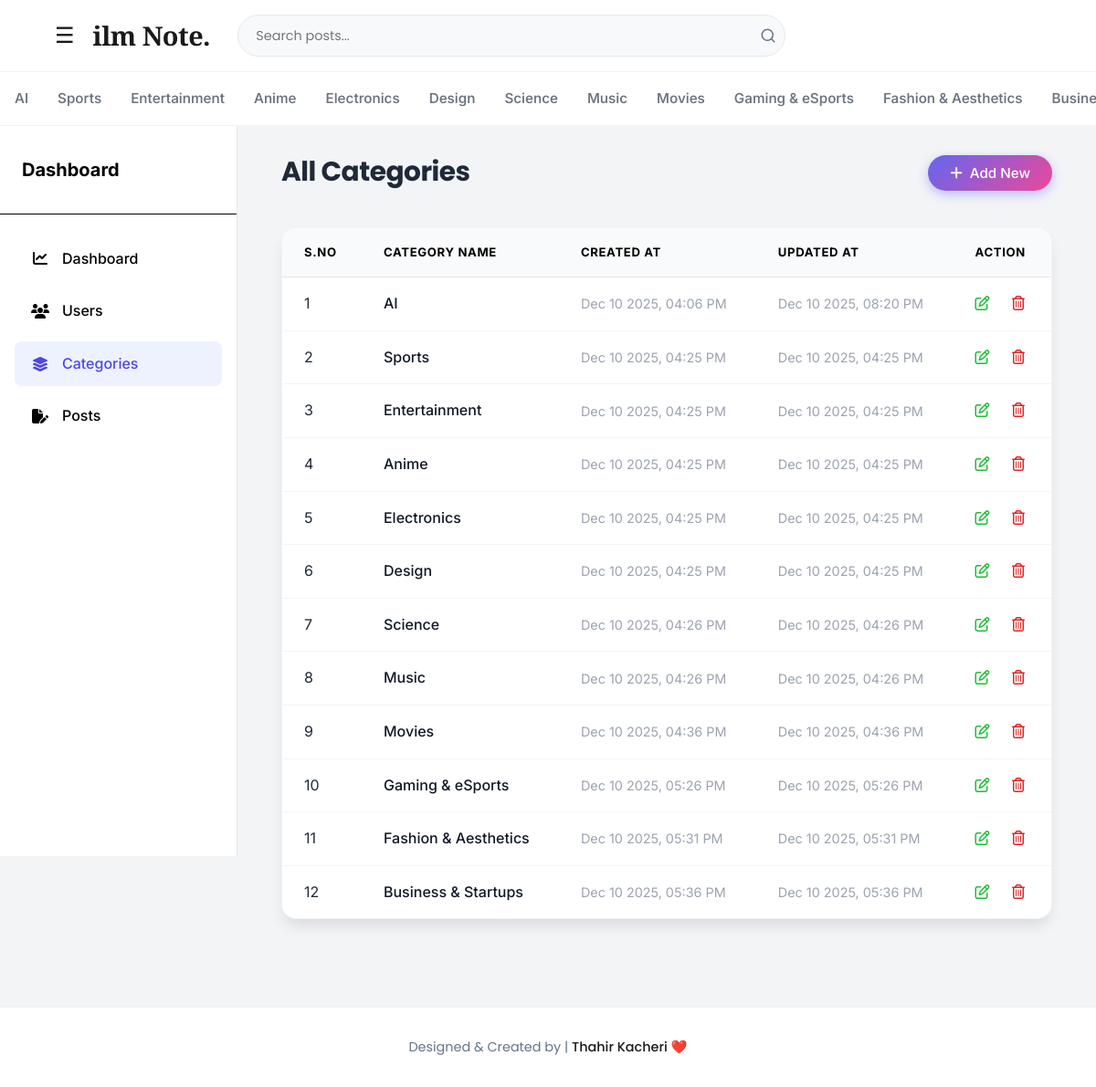
/dashboard/categories/ (signed in), run on an earlier commit of the app's database.
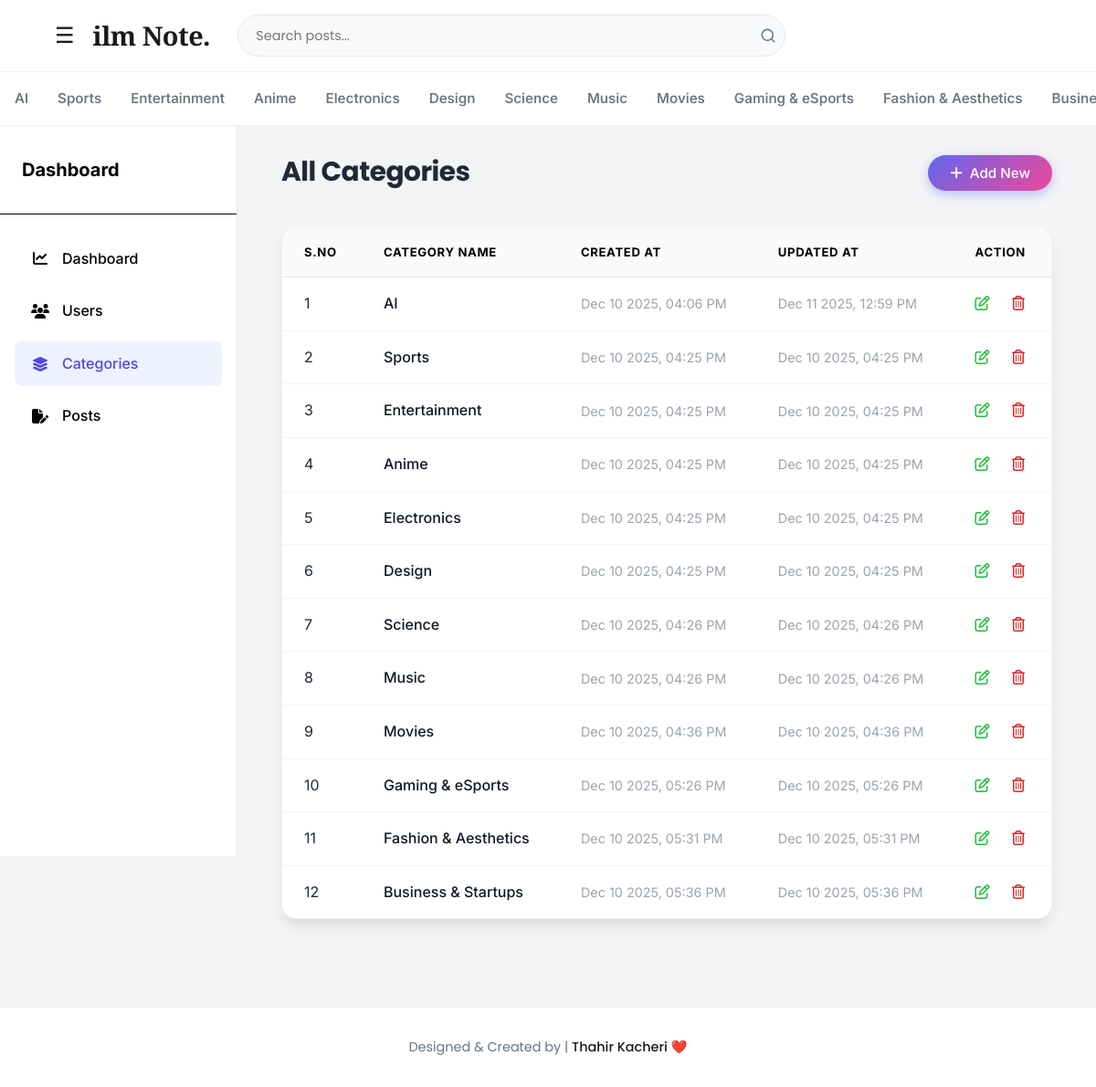
And on a later commit of the database.
### blogs/models.py (models this page shows, shortened)
class Category(models.Model):
    category_name=models.CharField(max_length=60,unique=True)
    created_at=models.DateTimeField(auto_now_add=True)
    updated_at=models.DateTimeField(auto_now=True)
    class Meta:
        verbose_name_plural='Categories'        #in database to make correct spelling

### dashboard/views.py (the view)
    def wrapper(request, *args, **kwargs):
        if not request.user.is_authenticated:
            return redirect('login')
        if not request.user.is_staff:
            raise Http404
        return view_func(request, *args, **kwargs)

### blogs/context_processors.py (called while the page is built)
def get_categories(request):
    categories=Category.objects.all()
    return dict(categories=categories)

### dashboard/views.py (called while the page is built)
def staff_only(view_func):
    def wrapper(request, *args, **kwargs):
        if not request.user.is_authenticated:
            return redirect('login')
        if not request.user.is_staff:
            raise Http404
        return view_func(request, *args, **kwargs)
    return wrapper

@staff_only
def categories(request):
    return render(request,'dashboard/categories.html')

### templates/dashboard/categories.html (shortened to what this page needs)
{% extends 'base.html' %}
{% load static %}
{% block content %}
<link rel="stylesheet" href="https://cdnjs.cloudflare.com/ajax/libs/font-awesome/6.5.1/css/all.min.css">
<link rel="stylesheet" href="{% static 'css/dashboard.css' %}">
<div class="dashboard-wrapper">
    <div id="dashboard-sidebar">
        {% include 'dashboard/sidebar.html' %}
    </div>
    <main class="main-content">
        <header class="page-header">
            <div style="display: flex; align-items: center; gap: 15px;">
                <h2>All Categories</h2>
            </div>
            <a href="{% url "add_categories" %}" class="btn btn-primary">
                <i class="fa-solid fa-plus"></i> Add New
            </a>
        </header>
        <div class="content-card">
            <table class="styled-table">
                <thead>
                    <tr>
                        <th>S.No</th>
                        <th>Category Name</th>
                        <th>Created At</th>
                        <th>Updated At</th>
                        <th>Action</th>
                    </tr>
                </thead>
                <tbody>
                    {% for cat in categories %}
                    <tr>
                        <td>{{ forloop.counter }}</td>
                        <td>
                            <span class="table-primary-text">{{ cat.category_name }}</span>
                        </td>
                        <td class="text-muted">{{ cat.created_at | date:"M d Y,  h:i A" }}</td>
                        <td class="text-muted">{{ cat.updated_at | date:"M d Y,  h:i A" }}</td>
                        <td>
                            <div class="action-buttons">
                                <a href="{% url "edit_categories" cat.pk %}" class="action-links edit" title="Edit">
                                    <i class="fa-regular fa-pen-to-square"></i>
                                </a>
                                <a href="{% url "delete_categories" cat.pk %}" class="action-links delete" title="Delete">
                                    <i class="fa-regular fa-trash-can"></i>
                                </a>
                            </div>
                        </td>
                    </tr>
                    {% endfor %}
                </tbody>
            </table>
        </div>
    </main>
</div>
{% endblock %}

### templates/base.html (shortened to what this page needs)
{% load static %}
<!DOCTYPE html>
<html lang="en">
<head>
    <link rel="stylesheet" href="{% static 'css/blog.css' %}">
    <link rel="stylesheet" href="https://cdnjs.cloudflare.com/ajax/libs/font-awesome/6.5.1/css/all.min.css">
</head>
<body>
    <nav class="navbar amazon-nav">
        <div class="nav-left-group">
            <span class="hamburger-icon" onclick="openNav()">&#9776;</span>
            <div class="brand">
                <a href="/">ilm Note.</a>
            </div>
        </div>
        <div class="search-container">
            <form action="{% url 'search' %}" method="GET">
                <input type="text" name="keyword" value="{{ keyword }}" placeholder="Search posts..." aria-label="Search">
                <button type="submit">
                    <svg xmlns="http://www.w3.org/2000/svg" width="18" height="18" viewBox="0 0 24 24" fill="none" stroke="currentColor" stroke-width="2" stroke-linecap="round" stroke-linejoin="round"><circle cx="11" cy="11" r="8"></circle><line x1="21" y1="21" x2="16.65" y2="16.65"></line></svg>
                </button>
            </form>
        </div>
    </nav>
    <div class="home-category-strip">
    <ul class="home-category-list">
        {% for cat in categories %}
            <li>
                <a href="{% url 'posts_by_category' cat.id %}"
                   class="{% if cat.id|stringformat:'s' == request.resolver_match.kwargs.category_id|stringformat:'s' %}active{% endif %}">
                    {{ cat.category_name }}
                </a>
            </li>
        {% endfor %}
    </ul>
    </div>
    {% block content %}
    {% endblock %}
    <footer class="main-footer">
        <div class="footer-container">
            <p class="credit-text">
                Designed & Created by | <span>Thahir Kacheri</span> ❤️
            </p>
        </div>
    </footer>
</body>
</html>

### templates/dashboard/sidebar.html
   <aside class="sidebar">
        <div class="sidebar-header">
            <h3>Dashboard</h3>
        </div>
        <nav class="sidebar-nav">
            <a href="{% url 'dashboard' %}" class="nav-link {% if request.path == '/dashboard/' %}active{% endif %}">
                <i class="fa-solid fa-chart-line"></i> <span>Dashboard</span>
            </a>
            {% if perms.auth.view_user %}
            <a href="{% url "users" %}" class="nav-link {% if '/users/' in request.path %}active{% endif %}" >
                <i class="fa-solid fa-users"></i> <span>Users</span>
            </a>
            {% endif %}
            <a href="{% url "categories" %}" class="nav-link {% if '/categories/' in request.path %}active{% endif %}">
                <i class="fa-solid fa-layer-group"></i> <span>Categories</span>
            </a>
            <a href="{% url "posts" %}" class="nav-link {% if '/posts/' in request.path %}active{% endif %}" >
                <i class="fa-solid fa-file-pen"></i> <span>Posts</span>
            </a>
        </nav>
    </aside>

### ilmnote/static/css/blog.css (style rules this page uses)
:root { --primary-color: #1a1a1a; --accent-color: #d946ef; --accent-hover: #c026d3; --bg-color: #f8f9fa; --card-bg: #ffffff; --text-muted: #64748b; --border-radius: 12px; --font-heading: 'Playfair Display', serif; --font-body: 'Poppins', sans-serif; --shadow: 0 10px 30px -10px rgba(0,0,0,0.08); }
* { margin: 0; padding: 0; box-sizing: border-box; }
body { background-color: var(--bg-color); font-family: var(--font-body); color: var(--primary-color); line-height: 1.6; }
a { text-decoration: none; color: inherit; transition: 0.3s ease; }
.navbar { display: flex; justify-content: space-between; align-items: center; padding: 1rem 5%; background: rgba(255, 255, 255, 0.95); backdrop-filter: blur(10px); position: sticky; top: 0; z-index: 1000; border-bottom: 1px solid rgba(0,0,0,0.05); gap: 1rem; }
.brand { font-family: 'Playfair Display', serif; font-size: 1.8rem; font-weight: 700; color: #1a1a1a; letter-spacing: -0.5px; flex-shrink: 0; }
.search-container { flex-grow: 1; max-width: 400px; position: relative; }
.search-container form { position: relative; width: 100%; }
.search-container input { width: 100%; padding: 0.7rem 3rem 0.7rem 1.2rem; border: 1px solid #e2e8f0; background-color: #f8f9fa; border-radius: 50px; font-family: 'Poppins', sans-serif; font-size: 0.9rem; color: #1a1a1a; transition: all 0.3s ease; }
.search-container button { position: absolute; right: 10px; top: 50%; transform: translateY(-50%); background: none; border: none; cursor: pointer; color: #64748b; display: flex; align-items: center; transition: 0.3s; }
.navbar.amazon-nav { display: flex; justify-content: flex-start; gap: 30px; padding: 1rem 5%; align-items: center; }
.nav-left-group { display: flex; align-items: center; gap: 20px; }
.hamburger-icon { font-size: 24px; cursor: pointer; color: #1a1a1a; display: flex; align-items: center; }
.search-container { flex-grow: 1; max-width: 600px; }
.main-footer { background: white; border-top: 1px solid rgba(0,0,0,0.05); margin-top: 4rem; padding: 2rem 5%; }
.footer-container { display: flex; justify-content: center; align-items: center; max-width: 1200px; margin: 0 auto; flex-wrap: wrap; gap: 1.5rem; }
.credit-text { color: #64748b; font-family: 'Poppins', sans-serif; font-size: 0.9rem; margin: 0; }
.credit-text span { color: #1a1a1a; font-weight: 500; }
.home-category-strip { background: white; padding: 1rem 0; border-bottom: 1px solid rgba(0,0,0,0.05); overflow-x: auto; white-space: nowrap; -ms-overflow-style: none; scrollbar-width: none; }
.home-category-list { padding: 0; margin: 0; list-style: none; display: inline-flex; gap: 2rem; padding-left: 1rem; padding-right: 1rem; }
.home-category-list a { color: var(--text-muted); font-weight: 550; font-size: 0.95rem; position: relative; }
.home-category-list a::after { content: ''; position: absolute; width: 0; height: 2px; bottom: -5px; left: 0; background-color: var(--accent-color); transition: width 0.3s; }
footer { text-align: center; padding: 3rem; background: white; margin-top: 4rem; border-top: 1px solid rgba(0,0,0,0.05); color: var(--text-muted); font-size: 0.9rem; }
:root { --primary-color: #1a1a1a; --accent-color: #d946ef; --bg-color: #f8f9fa; --text-muted: #64748b; --border-radius: 12px; --font-heading: 'Playfair Display', serif; --font-body: 'Poppins', sans-serif; }
:root { --bg-white: #ffffff; --text-black: #050505; --accent-pink: #d946ef; --gray-soft: #f4f4f5; --font-heading: 'Space Grotesk', sans-serif; --font-body: 'Inter', sans-serif; }
.sidebar { position: sticky; top: 100px; height: fit-content; }
:root { --primary: #1a1a1a; --accent: #d946ef; --bg-color: #f8f9fa; --card-bg: #ffffff; --text-muted: #64748b; --radius: 12px; }

What changed in the data, as far as the page shows it:
changed Category "AI": updated_at "Dec 10 2025, 08:20 PM" → "Dec 11 2025, 12:59 PM"
